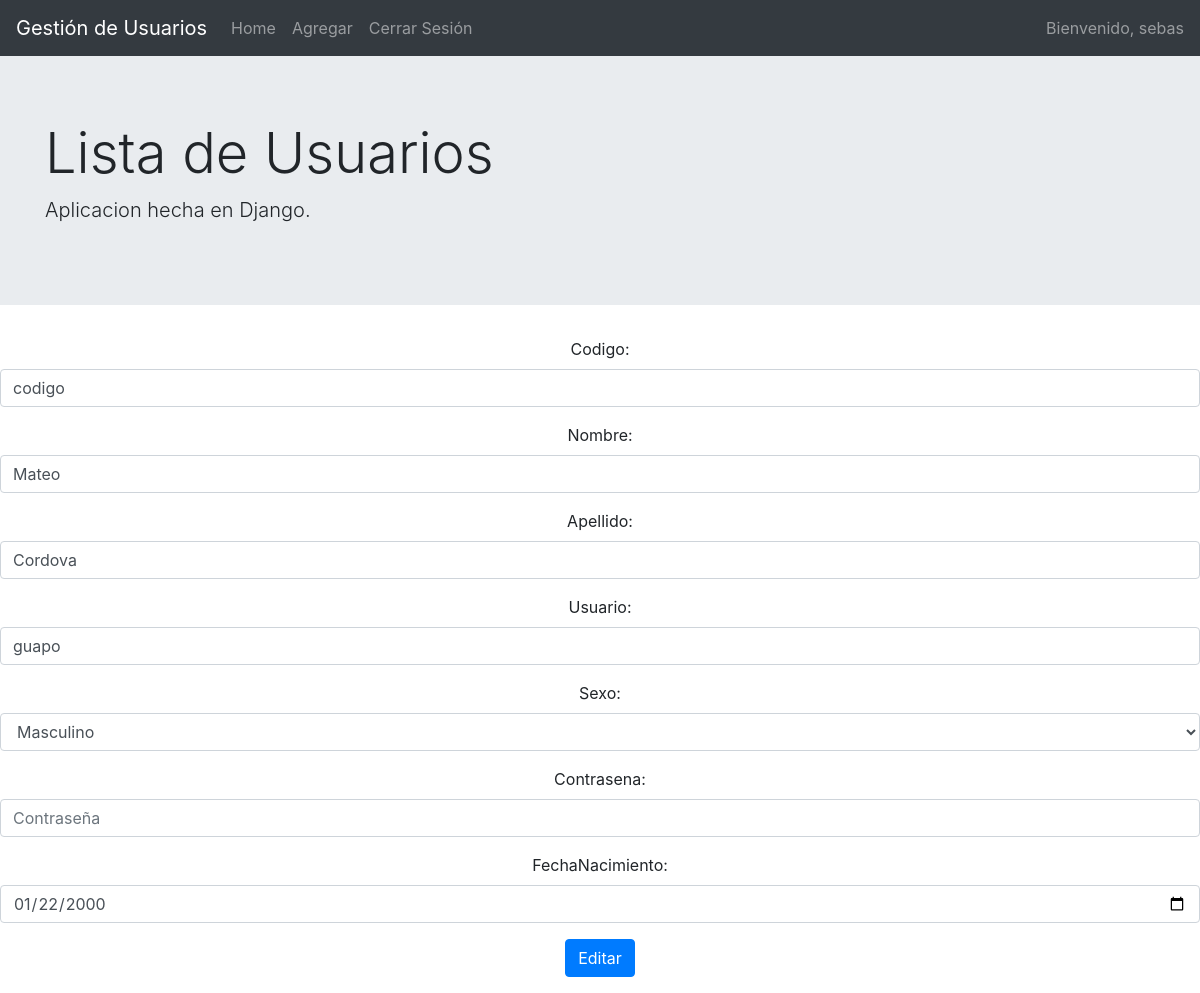
Screenshot of /update/69/ (signed in) with the database file from the repository.
### CRUD/Apps/GestionUsuarios/models.py (models this page shows, shortened)
class Usuario(models.Model):
    codigo = models.CharField(max_length=6)
    Nombre = models.CharField(max_length=40)
    Apellido = models.CharField(max_length=40)
    FechaNacimiento = models.DateField()
    Usuario = models.CharField(max_length=40)
    SEXOS = (('F', 'Femenino'), ('M', 'Masculino'))
    Sexo = models.CharField(max_length=1, choices=SEXOS, default='M')
    Contrasena = models.CharField(max_length=20)

### CRUD/Apps/GestionUsuarios/views.py (the view)
# urls.py: path('update/<int:usuario_id>/', views.update, name='update'),
def update(request, usuario_id):
    usuario = Usuario.objects.get(id=usuario_id)
    if request.method == 'POST':
        form = UsuarioForm(request.POST, instance=usuario)
        if form.is_valid():
            form.save()
            return redirect('home')
    else:
        form = UsuarioForm(instance=usuario)
    context = {'form': form}
    return render(request, 'GestionUsuarios/update.html', context)

### CRUD/Apps/GestionUsuarios/forms.py
class UsuarioForm(forms.ModelForm):
    class Meta:
        model = Usuario
        fields = ('codigo',
                  'Nombre',
                  'Apellido',
                  'Usuario',
                  'Sexo',
                  'Contrasena',
                  'FechaNacimiento')
        widgets = {
            'codigo': forms.TextInput(attrs={'class': 'form-control', 'placeholder': '#'}),
            'Nombre': forms.TextInput(attrs={'class': 'form-control', 'placeholder': 'Nombre'}),
            'Apellido': forms.TextInput(attrs={'class': 'form-control', 'placeholder': 'Apellido'}),
            'Usuario': forms.TextInput(attrs={'class': 'form-control', 'placeholder': 'Usuario'}),
            'Sexo': forms.Select(attrs={'class': 'form-control', 'placeholder': 'Sexo'}),
            'Contrasena': forms.PasswordInput(attrs={'class': 'form-control', 'placeholder': 'Contraseña'}),
            'FechaNacimiento': forms.DateInput(
        format=('%Y-%m-%d'),
        attrs={'class': 'form-control',
               'placeholder': 'Select a date',
               'type': 'date'
              }),
        }

### CRUD/Apps/GestionUsuarios/templates/GestionUsuarios/update.html (shortened to what this page needs)
{% extends 'GestionUsuarios/layout.html' %}
{% block content %}
{% if request.session.Usuario %}
<div class="form-group" align="center">
        <form method="post">
    {{ form.as_p }}
    <button type="submit" class="btn btn-primary">Editar</button>
        </form>
</div>
{% else %}
<h1>No tienes acceso</h1>
{% endif %}
{% endblock %}

### rows the page displays
Usuario: codigo "codigo", Nombre "Mateo", Apellido "Cordova", Usuario "guapo", Sexo "Masculino", FechaNacimiento "01/22/2000"

### other values shown
{{ request.session.Usuario }} "sebas"
